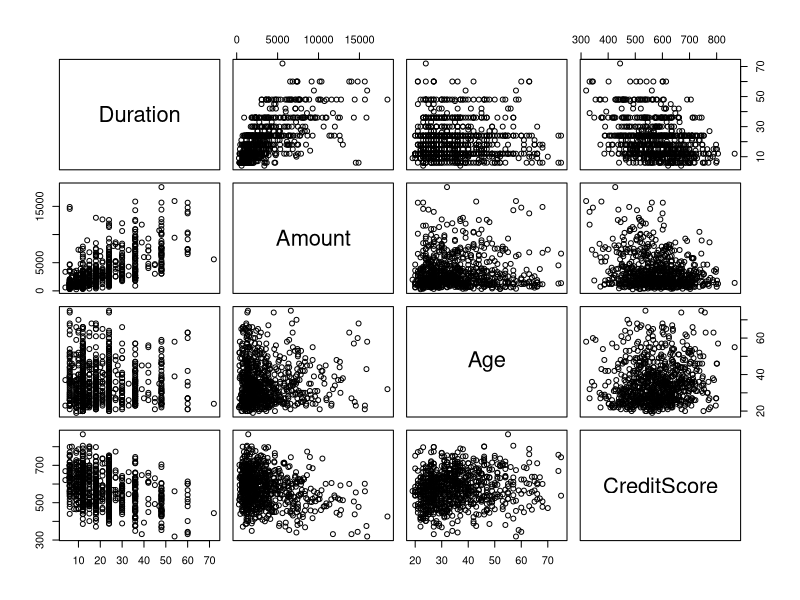
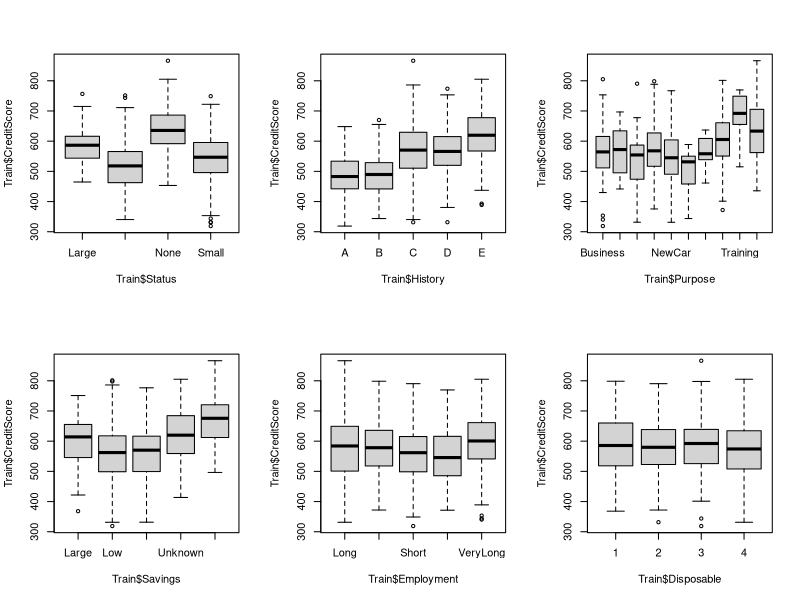
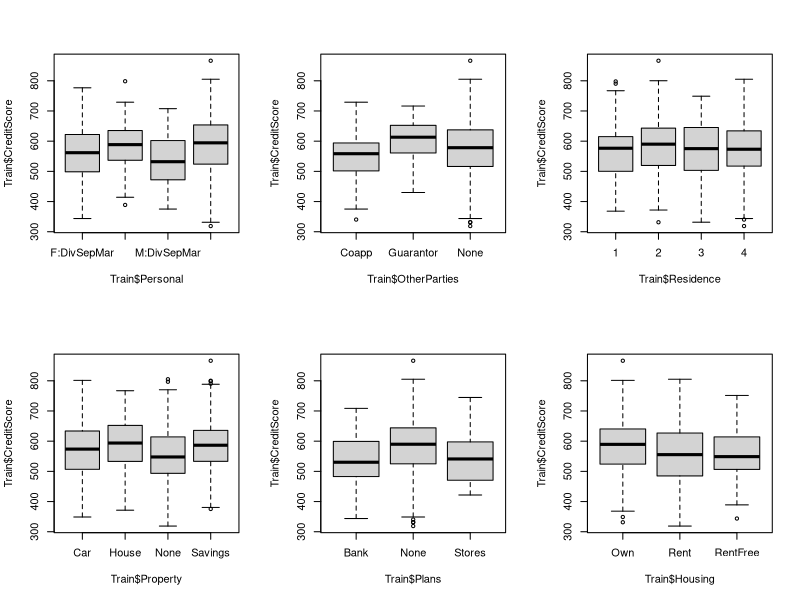
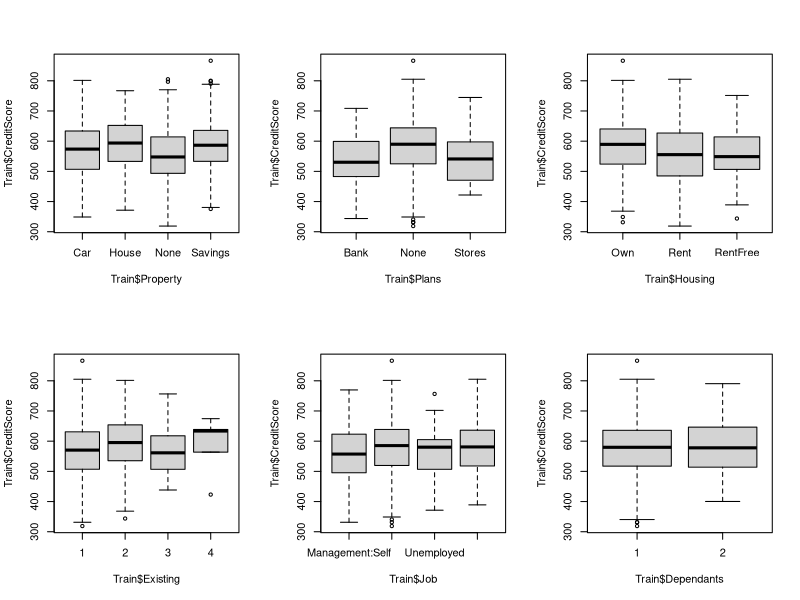
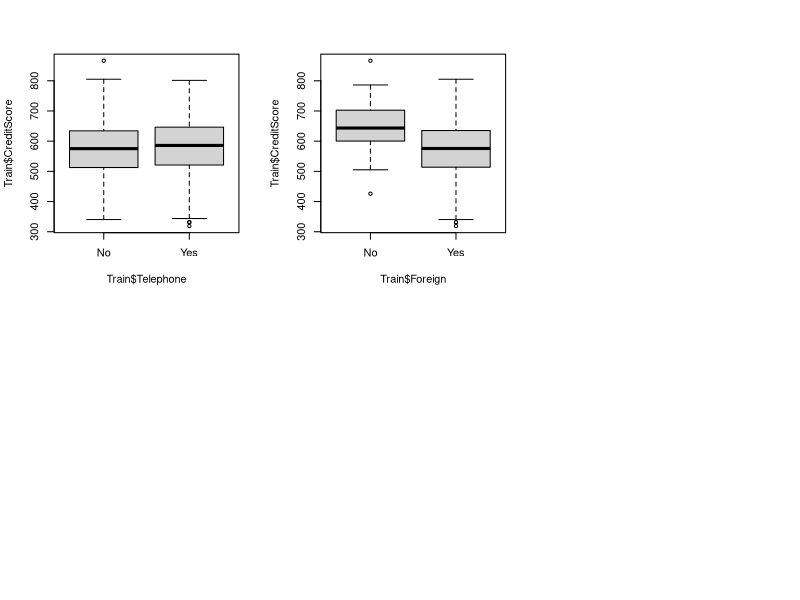
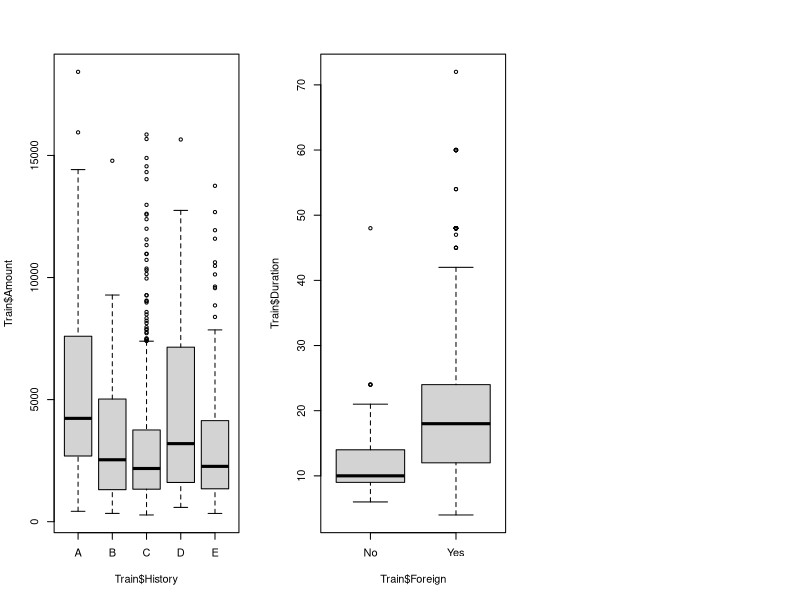
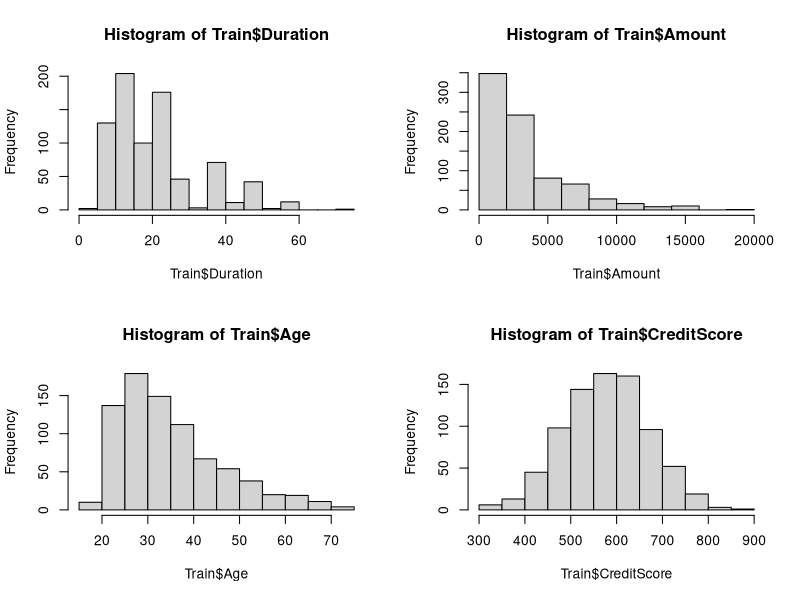
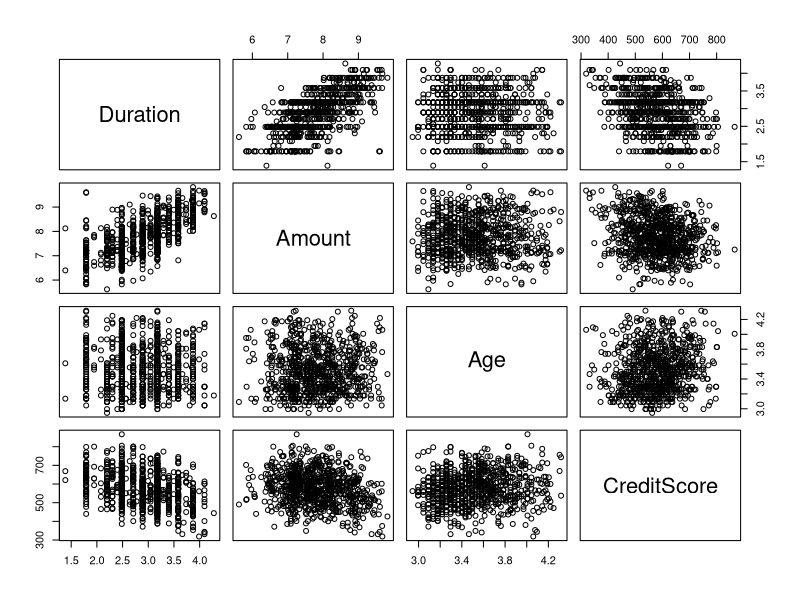

Source code (R) for these figures, in order: (Note: this script raises an error after producing the figures.)
## ---- chunk 1
knitr::opts_chunk$set(echo=FALSE)
## ---- chunk 2
library(ggplot2)
library(dplyr)
library(carData)
library(car)
Train<-read.table("Train.txt",header=T)
Test<-read.table("Test.txt",header=T)
Train<-Train %>% mutate_if(is.character,as.factor)
Train$Disposable<-factor(Train$Disposable)
Train$OtherParties<-factor(Train$OtherParties)
Train$Residence<-factor(Train$Residence)
Train$Existing<-factor(Train$Existing)
Train$Dependants<-factor(Train$Dependants)
str(Train)

#Do the same process for Test data
Test<-Test %>% mutate_if(is.character,as.factor)
Test$Disposable<-factor(Test$Disposable)
Test$OtherParties<-factor(Test$OtherParties)
Test$Residence<-factor(Test$Residence)
Test$Existing<-factor(Test$Existing)
Test$Dependants<-factor(Test$Dependants)
## ---- chunk 3
plot(Train[,c(2,5,13,21)])
## ---- chunk 4
par(mfrow=c(2,3))
boxplot(Train$CreditScore~Train$Status)
boxplot(Train$CreditScore~Train$History)
boxplot(Train$CreditScore~Train$Purpose)
boxplot(Train$CreditScore~Train$Savings)
boxplot(Train$CreditScore~Train$Employment)
boxplot(Train$CreditScore~Train$Disposable)
par(mfrow=c(2,3))
boxplot(Train$CreditScore~Train$Personal)
boxplot(Train$CreditScore~Train$OtherParties)
boxplot(Train$CreditScore~Train$Residence)
boxplot(Train$CreditScore~Train$Property)
boxplot(Train$CreditScore~Train$Plans)
boxplot(Train$CreditScore~Train$Housing)
## ---- chunk 5
par(mfrow=c(2,3))
boxplot(Train$CreditScore~Train$Property)
boxplot(Train$CreditScore~Train$Plans)
boxplot(Train$CreditScore~Train$Housing)
boxplot(Train$CreditScore~Train$Existing)
boxplot(Train$CreditScore~Train$Job)
boxplot(Train$CreditScore~Train$Dependants)
par(mfrow=c(2,3))
boxplot(Train$CreditScore~Train$Telephone)
boxplot(Train$CreditScore~Train$Foreign)
## ---- chunk 6
par(mfrow=c(1,3))
boxplot(Train$Amount~Train$History)
boxplot(Train$Duration~Train$Foreign)
## ---- chunk 7
par(mfrow=c(2,2))
hist(Train$Duration)
hist(Train$Amount)
hist(Train$Age)
hist(Train$CreditScore)
## ---- chunk 8
Train$Duration<-log(Train$Duration)
Train$Amount<-log(Train$Amount)
Train$Age<-log(Train$Age)
## ---- chunk 9
plot(Train[,c(2,5,13,21)])
## ---- chunk 10
par(mfrow=c(2,2))
hist(Train$Duration)
hist(Train$Amount)
hist(Train$Age)
hist(Train$CreditScore)
## ---- chunk 11
par(mfrow=c(2,2))
plot(Train$Duration,Train$CreditScore)
plot(Train$Amount,Train$CreditScore)
plot(Train$Age,Train$CreditScore)
## ---- chunk 12
fit_full<-lm(CreditScore~.,data=Train)#full model
summary(fit_full)
print(sprintf("fit_full$adj.r.squared = %f",summary(fit_full)$adj.r.squared))
## ---- chunk 13
fit_step1<-step(fit_full)
## ---- chunk 14
summary(fit_step1)
## ---- chunk 15
fit1<-lm(CreditScore~Status+Duration+History+Purpose+Amount+Savings+Disposable+Personal+OtherParties+Age+Plans+Housing+Telephone+Foreign,data =Train)
## ---- chunk 16
print(sprintf("fit1$adj.r.squared = %f",summary(fit1)$adj.r.squared))
## ---- chunk 17
coef(fit_step1)
## ---- chunk 18
fit_null<-lm(CreditScore~1,data=Train)
biggest<-formula(lm(CreditScore~.,data=Train))
fit_null_step<-step(fit_null,direction="forward",scope=biggest)
## ---- chunk 19
summary(fit_null_step)
## ---- chunk 20
qqPlot(fit1)
hist(rstudent(fit1))
## ---- chunk 21
residualPlots(fit1,terms=~Duration+Amount+Age,tests=FALSE)
crPlots(fit1,terms=~Duration+Amount+Age)
## ---- chunk 22
fit2<-lm(CreditScore~Status+I(Duration^2)+History+Purpose+I(Amount^2)+Savings+Disposable+Personal+OtherParties+Age+Plans+Housing+Telephone+Foreign,data=Train)
## ---- chunk 23
residualPlots(fit2,terms=~I(Duration^2)+I(Amount^2)+Age,tests=FALSE)
crPlots(fit2,terms=~I(Duration^2)+I(Amount^2)+Age)
## ---- chunk 24
summary(fit2)
print(sprintf("fit2$adj.r.squared = %f",summary(fit2)$adj.r.squared))
## ---- chunk 25
influencePlot(fit2)
influenceIndexPlot(fit2)
## ---- chunk 26
Train1<-Train[-c(272),]
fit3<-lm(fit2,data=Train1)
## ---- chunk 27
compareCoefs(fit2,fit3,se=FALSE)
## ---- chunk 28
influencePlot(fit3)
print(sprintf("fit3$adj.r.squared = %f",summary(fit3)$adj.r.squared))
## ---- chunk 29
Train2<-Train[-c(272,639),]
fit4<-lm(fit2,data=Train2)
## ---- chunk 30
compareCoefs(fit2,fit3,fit4,se=FALSE)
## ---- chunk 31
summary(fit4)
print(sprintf("fit4$adj.r.squared = %f",summary(fit4)$adj.r.squared))
## ---- chunk 32
Train3<-Train[-c(272,639,325),]
fit5<-lm(fit2,data=Train3)
## ---- chunk 33
residualPlots(fit5,terms=~I(Duration^2)+I(Amount^2)+Age,tests=FALSE)
crPlots(fit5,terms=~I(Duration^2)+I(Amount^2)+Age)
compareCoefs(fit2,fit3,fit4,fit5,se=FALSE)
## ---- chunk 34
print(sprintf("fit2$adj.r.squared = %f",summary(fit2)$adj.r.squared))
print(sprintf("fit3$adj.r.squared = %f",summary(fit3)$adj.r.squared))
print(sprintf("fit4$adj.r.squared = %f",summary(fit4)$adj.r.squared))
print(sprintf("fit5$adj.r.squared = %f",summary(fit5)$adj.r.squared))
## ---- chunk 35
Train[325,]
plot(Train$Amount,Train$CreditScore)
points(Train$Amount[325],Train$CreditScore[325],col="red")
abline(lm(CreditScore~Amount,data=Train),col="red")
## ---- chunk 36
Test$Duration<-log(Test$Duration)
Test$Amount<-log(Test$Amount)
Test$Age<-log(Test$Age)
TestResponses=select(Test,CreditScore)$CreditScore ## True responses in the test set

prediction1<-predict(fit_full,select(Test,-CreditScore))
mse1<-mean((prediction1-TestResponses)^2)
print(sprintf("full_MSE = %f",mse1))

prediction2<-predict(fit2,select(Test,-CreditScore))
mse2<-mean((prediction2-TestResponses)^2)
print(sprintf("fit2_MSE = %f",mse2))

prediction3<-predict(fit3,select(Test,-CreditScore))
mse3<-mean((prediction3-TestResponses)^2)
print(sprintf("fit3_MSE = %f",mse3))


prediction4<-predict(fit4,select(Test,-CreditScore))
mse4<-mean((prediction4-TestResponses)^2)
print(sprintf("fit4_MSE = %f",mse4))

prediction5<-predict(fit5,select(Test,-CreditScore))
mse5<-mean((prediction5-TestResponses)^2)
print(sprintf("fit5_MSE = %f",mse5))
## ---- chunk 37
plot(prediction1,TestResponses,col="blue",xlab="fitted value",main="Fitted Value vs True Value for full model and fit2")
abline(0,1)
points(prediction2,TestResponses,col="red")
legend("bottomright",legend=c("full model","fit2"),col=c("blue","red"),pch=1)

plot(prediction2,TestResponses,col="blue",xlab="fitted value",main="Fitted Value vs True Value for fit2 and fit3")
abline(0,1)
points(prediction3,TestResponses,col="red")
legend("bottomright",legend=c("fit2","fit3"),col=c("blue","red"),pch=1)

plot(prediction2,TestResponses,col="blue",xlab="fitted value",main="Fitted Value vs True Value for fit2 and fit4")
abline(0,1)
points(prediction4,TestResponses,col="red")
legend("bottomright",legend=c("fit2","fit4"),col=c("blue","red"),pch=1)

plot(prediction2,TestResponses,col="blue",xlab="fitted value",main="Fitted Value vs True Value for fit2 and fit5")
abline(0,1)
points(prediction5,TestResponses,col="red")
legend("bottomright",legend=c("fit2","fit5"),col=c("blue","red"),pch=1)
## ---- chunk 38
pred_int<-predict(fit5,newdata =select(Test,-CreditScore),interval="prediction",level=0.95)
list<-cbind(pred_int,TestResponses)
names<-c("fitted_value","lower_bound","upper_bound","true_value")
dimnames(list)=list(c(1:200),names)
list
lt<-data.frame(list)
lt<-filter(lt,true_value>=lower_bound,true_value<=upper_bound)
str(lt)
## ---- chunk 39
a<-ifelse(prediction5<500,1,0)
b<-ifelse(Test$CreditScore<500,1,0)
print(sprintf("num of individual correctly classified = %f",sum(a==b)))
## ---- chunk 40
coef(fit2)
